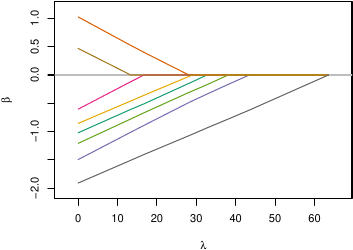

Generate this figure with R:
library(lars)
library(glmnet)
library(RColorBrewer)

set.seed(4)

n <- 1000
p <- 8

X <- matrix(rnorm(n*p), n)
b <- rnorm(p)
y <- X %*% b + rnorm(n)

res <- lars(X, y)
beta <- res$beta
lambda <- c(res$lambda, 0)

pdf("figures/lasso-path.pdf", width = 3.8, height = 3.2, pointsize = 8)
plot(NULL,
     xlim = extendrange(lambda),
     ylim = extendrange(beta),
     xlab = expression(lambda),
     ylab = expression(beta))
col <- brewer.pal(p, "Dark2")
abline(h = 0, col = "grey")

for (i in 1:ncol(beta)) {
  lines(lambda, beta[, i], col = col[i])
}
dev.off()
knitr::plot_crop("figures/lasso-path.pdf")

